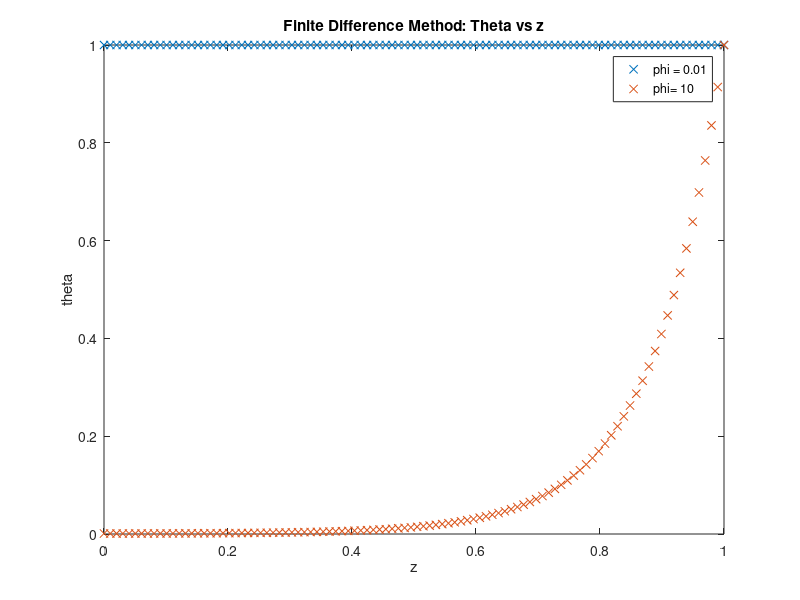

Here is the MATLAB script that generated this plot:
%Problem 7 
clc
clear all 
%Rewritting the problem in the dimesionless form:
% y''  + 2/x y' - phi^2 * y = 0 
%where y = theta(zeta) 
phi =[0.01, 10];
%The first BC is Neumann BC  y'(r=0)=0
yp=0;
%The second BC is Dirichlet BC y(r=R)=CR/CR= 1
yf=1 ;

% Part A: shooting method

%For case 1  where phi = 0.01 

%For case 2  where phi = 10 

%%%%%%%%%%%%%%%%%% Part B: Finite difference method%%%%%%%%%%%%%
N =100;
% Since the at r = 0, zeta =0 and at r=R zeta =1
% The step size is (b-a)/N
h= (1)/N;
%The value of zeta z0 is set to 0.000001 to avoid dividing by zero 
z=linspace(0.000001,1,N);
%The values of p(x)= -2/z, q(x)= phi^2, r(x)=0
p= -2./z;
%for the first rate, Case A, phi= 0.01
qa= phi(1)^2 * ones(1,N);
%for the second rate, case B, phi = 10
qb= phi(2)^2 * ones(1,N);
r = 0;
% The values of di, ui, li
% d is constant but it's easier to write it with the same dimensions for d, u, l
% u and l are functions of p(xi) which is not cnstant
for i= 1:1:N
    da(i)= 2+h^2*qa(i);
    db(i)= 2+h^2*qb(i);
    u(i) = -1 +h/2 *p(i);
    l(i) = -1 - h/2 * p(i);
end
%It is important to note that for [a=k, b=1]:
%At a or z=0, we have Neumann BC = alpha
%At b or z=1, we have Dirichlet BC = beta
alpha = 0 ;
beta  = 1;
%The values of (a11), (a12), (aN+1,N), and (aN+1,N+1)
%a11 for cases A,B 
a11a= da(1); a11b= db(1);
a12 =-2;
an1n=0;
an1n1= 1;
%the values of b1, bN+1, and bi
b1  = - h^2 * r + 2*h * l(1)* alpha;
bi  = -h^2*r;
bn1= beta;


% Now we construct the matrices A and b 
%For case 1  where phi = 0.01 
A= diag(l) + diag(da(1:1:N-1),1) + diag(u(1:1:N-2),2);
%Create a row that has a11, a12, and zeros
a= zeros(1, N);
%Insert a11 and a12 in the row 
a(1,1)= a11a;
a(1,2)= a12;
%Insert  row 1
A = [a;A];
%Create  column N+1
zer= zeros(N+1, 1);
A = [A zer];
% Replace the values in the last row 
A(N+1, N+1) =an1n1;
A(N+1, N) = an1n;
A(N,N+1)=u(N-1);
%Now we have A as (N+1)*(N+1) 
b=bi*ones(N+1, 1);
b(1,1)= b1;
b(N+1,1)= bn1;
thetaa=inv(A)*b;


%For case 2  where phi = 10 
%For case 1  where phi = 0.01 
A= diag(l) + diag(db(1:1:N-1),1) + diag(u(1:1:N-2),2);
%Create a row that has a11, a12, and zeros
a= zeros(1, N);
%Insert a11 and a12 in the row 
a(1,1)= a11b;
a(1,2)= a12;
%Insert  row 1
A = [a;A];
%Create  column N+1
zer= zeros(N+1, 1);
A = [A zer];
% Replace the values in the last row 
A(N+1, N+1) =an1n1;
A(N+1, N) = an1n;
A(N,N+1)=u(N-1);
%Now we have A as (N+1)*(N+1) 
b=bi*ones(N+1, 1);
b(1,1)= b1;
b(N+1,1)= bn1;
thetab=inv(A)*b;
plot(z, thetab(2:1:N+1), 'bx')
plot(z, thetaa(2:1:N+1),'x', z, thetab(2:1:N+1),'x')
xlabel('z')
ylabel('theta')
legend('phi = 0.01', 'phi= 10')
title('Finite Difference Method: Theta vs z')

disp('For part B, Decreasing the step size or increasing the number points decreases the accuracy of the solution.')
% Part C: based on results from A and B, find y'(r=R)
disp('For part C, based on the results of a: the gradients at the outer edge of the pallet (the slopes at r=R) are found to approximately be: (A) 0 for phi=0.01, (B) 9 for phi=10') 
